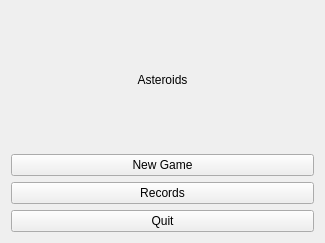
<?xml version="1.0" encoding="UTF-8"?>
<ui version="4.0">
 <class>MainMenu</class>
 <widget class="QWidget" name="MainMenu">
  <property name="geometry">
   <rect>
    <x>0</x>
    <y>0</y>
    <width>325</width>
    <height>243</height>
   </rect>
  </property>
  <property name="sizePolicy">
   <sizepolicy hsizetype="Preferred" vsizetype="Preferred">
    <horstretch>0</horstretch>
    <verstretch>0</verstretch>
   </sizepolicy>
  </property>
  <property name="windowTitle">
   <string>MainMenu</string>
  </property>
  <layout class="QGridLayout" name="gridLayout">
   <item row="5" column="0">
    <widget class="QPushButton" name="quitButton">
     <property name="text">
      <string>Quit</string>
     </property>
    </widget>
   </item>
   <item row="4" column="0">
    <widget class="QPushButton" name="recordsButton">
     <property name="text">
      <string>Records</string>
     </property>
    </widget>
   </item>
   <item row="2" column="0">
    <widget class="QLabel" name="label">
     <property name="sizePolicy">
      <sizepolicy hsizetype="Preferred" vsizetype="Preferred">
       <horstretch>0</horstretch>
       <verstretch>0</verstretch>
      </sizepolicy>
     </property>
     <property name="styleSheet">
      <string notr="true"/>
     </property>
     <property name="text">
      <string>Asteroids</string>
     </property>
     <property name="alignment">
      <set>Qt::AlignCenter</set>
     </property>
    </widget>
   </item>
   <item row="3" column="0">
    <widget class="QPushButton" name="newGameButton">
     <property name="text">
      <string>New Game</string>
     </property>
    </widget>
   </item>
  </layout>
 </widget>
 <resources/>
 <connections/>
</ui>
